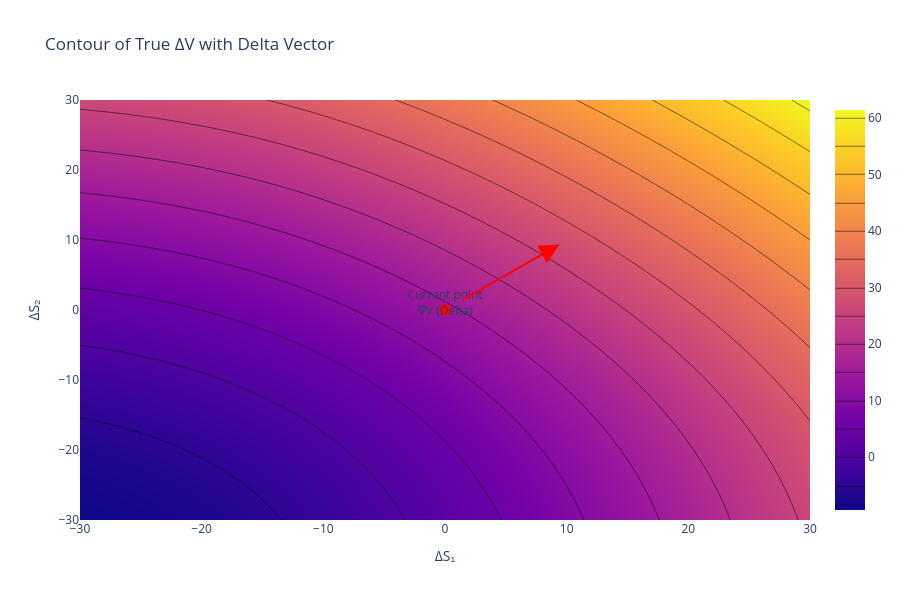

The cell this chart's notebook holds for it:
### Markdown cell above
### 5. Contour Plots & Gradient Visualization

### Code cell
fig = go.Figure()

# True ΔV contours
fig.add_trace(go.Contour(x=ds1_range, y=ds2_range, z=delta_V_true, contours=dict(coloring='heatmap'), name='True ΔV'))

# Gradient arrows (Delta) at center
scale = 15
fig.add_trace(go.Scatter(x=[0], y=[0], mode='markers+text', marker=dict(size=12, color='red'), text=['Current point'], textposition='top center'))

# Arrow in direction of gradient
fig.add_annotation(x=delta1*scale, y=delta2*scale, ax=0, ay=0, xref='x', yref='y', axref='x', ayref='y', arrowhead=2, arrowsize=2, arrowwidth=2, arrowcolor='red', text="∇V (Delta)")
fig.update_layout(title="Contour of True ΔV with Delta Vector", xaxis_title='ΔS₁', yaxis_title='ΔS₂', template='plotly_white', height=600)
fig.show()

### Figure 1 — Plotly figure (JSON) as saved in the notebook; plotly's stock layout.template omitted (floating-point values rounded to 4 significant figures; data arrays with more than 128 entries replaced by an {"elided": "..."} marker saying what was removed)
{"data": [{"contours": {"coloring": "heatmap"}, "name": "True ΔV", "type": "contour", "x": [-30, -28.78, -27.55, -26.33, -25.1, -23.88, -22.65, -21.43, -20.2, -18.98, -17.76, -16.53, -15.31, -14.08, -12.86, -11.63, -10.41, -9.184, -7.959, -6.735, -5.51, -4.286, -3.061, -1.837, -0.6122, 0.6122, 1.837, 3.061, 4.286, 5.51, 6.735, 7.959, 9.184, 10.41, 11.63, 12.86, 14.08, 15.31, 16.53, 17.76, 18.98, 20.2, 21.43, 22.65, 23.88, 25.1, 26.33, 27.55, 28.78, 30], "y": [-30, -28.78, -27.55, -26.33, -25.1, -23.88, -22.65, -21.43, -20.2, -18.98, -17.76, -16.53, -15.31, -14.08, -12.86, -11.63, -10.41, -9.184, -7.959, -6.735, -5.51, -4.286, -3.061, -1.837, -0.6122, 0.6122, 1.837, 3.061, 4.286, 5.51, 6.735, 7.959, 9.184, 10.41, 11.63, 12.86, 14.08, 15.31, 16.53, 17.76, 18.98, 20.2, 21.43, 22.65, 23.88, 25.1, 26.33, 27.55, 28.78, 30], "z": {"elided": "50x50 float values"}}, {"marker": {"color": "red", "size": 12}, "mode": "markers+text", "text": ["Current point"], "textposition": "top center", "type": "scatter", "x": [0], "y": [0]}], "layout": {"annotations": [{"arrowcolor": "red", "arrowhead": 2, "arrowsize": 2, "arrowwidth": 2, "ax": 0, "axref": "x", "ay": 0, "ayref": "y", "text": "∇V (Delta)", "x": 9.411, "xref": "x", "y": 9.364, "yref": "y"}], "height": 600, "title": {"text": "Contour of True ΔV with Delta Vector"}, "xaxis": {"title": {"text": "ΔS₁"}}, "yaxis": {"title": {"text": "ΔS₂"}}}}
